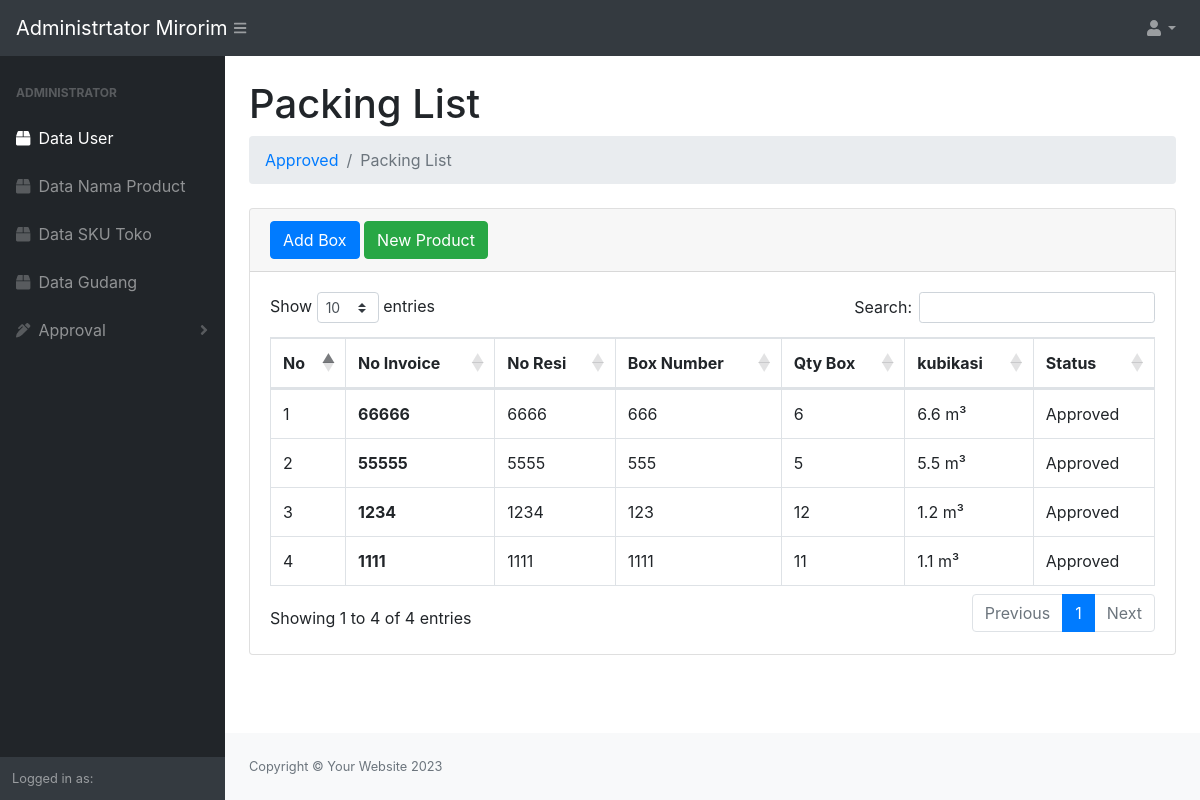
The page /admin/index.php?url=packinglist on the database as committed earlier.
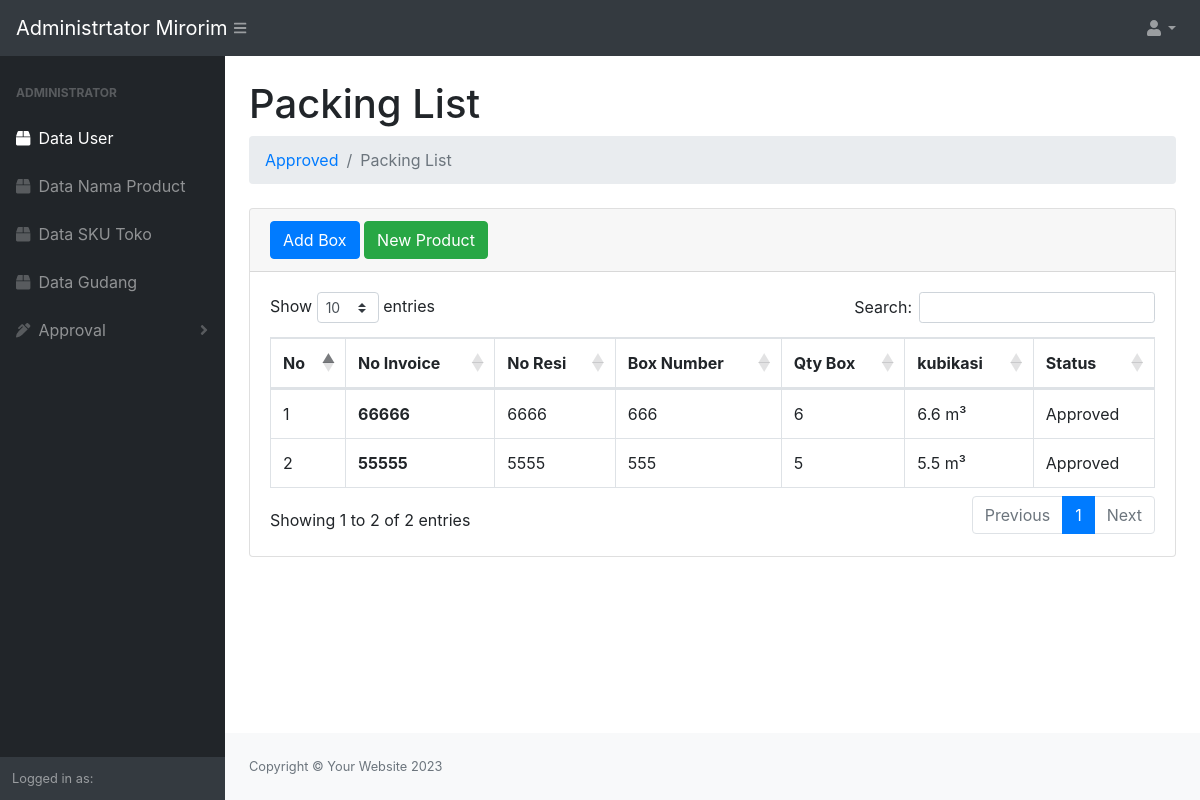
The same page on the database as committed later.
### tables this page shows
CREATE TABLE `boxorder_id` (
  `id_box` int(11) NOT NULL,
  `id_delivery` int(11) NOT NULL,
  `invoice` varchar(200) NOT NULL,
  `resi` varchar(200) NOT NULL,
  `box` varchar(200) NOT NULL,
  `box_order` int(11) NOT NULL,
  `kubik_order` float NOT NULL,
  `status_box` varchar(200) NOT NULL DEFAULT 'Not Approved'
);

### purchase/packinglist.php (the view, shortened to what this page needs)
<div class="container-fluid">
                <h1 class="mt-4">Packing List</h1>
                <ol class="breadcrumb mb-4">
                    <li class="breadcrumb-item"><a href="approved.php">Approved</a></li>
                    <li class="breadcrumb-item active">Packing List</li>
                </ol>
                <div class="card mb-4">
                    <div class="card-header">
                        <button type="button" data-bs-toggle="modal" data-bs-target="#smallModalAdd" class="btn btn-primary">Add Box</button>
                        <a type="button" name="newbarang" class="btn btn-success" href="index.php?url=newitem">New Product</a>
                    </div>
                    <div class="card-body">
                        <div class="table-responsive">
                            <table class="table table-hover table-bordered" id="dataTable" width="100%" cellspacing="0">
                                <thead>
                                    <tr>
                                        <th>No</th>
                                        <th>No Invoice</th>
                                        <th>No Resi</th>
                                        <th>Box Number</th>
                                        <th>Qty Box</th>
                                        <th>kubikasi</th>
                                        <th>Status</th>
                                    </tr>
                                </thead>
                                <tbody>
                                    <?php
                                        $ambildata = mysqli_query($conn, "SELECT * FROM boxorder_id");
                                        $i = 1;
                                        while($data=mysqli_fetch_array($ambildata)){
                                    ?>
                                    <tr>
                                        <td><?=$i++;?></td>
                                        <th data-bs-toggle="modal" data-bs-target="#largeModal<?=$data['invoice'];?>"><?=$data['invoice'];?></th>
                                        <td><?=$data['resi'];?></td>
                                        <td class="text-uppercase"><?=$data['box'];?></td>
                                        <td><?=$data['box_order'];?></td>
                                        <td><?=$data['kubik_order'];?> m³</td>
                                        <td><?=$data['status_box'];?></td>
                                    </tr>
                                    <?php
                                        }
                                    ?>
                                    </tbody>
                            </table>
                        </div>
                    </div>
                </div>
            </div>

### admin/index.php (shortened to what this page needs)
<!DOCTYPE html>
<html lang="en">
    <head>
        <link href="../css/styles.css" rel="stylesheet" />
        <link href="https://cdn.datatables.net/1.10.20/css/dataTables.bootstrap4.min.css" rel="stylesheet" />
    </head>
    <body class="sb-nav-fixed">
        <nav class="sb-topnav navbar navbar-expand navbar-dark bg-dark">
            <a class="navbar-brand" href="index.php">Administrtator Mirorim</a>
            <button class="btn btn-link btn-sm order-1 order-lg-0" id="sidebarToggle" href="#"><i class="fas fa-bars"></i></button>
            <ul class="navbar-nav ml-auto ml-md-6">
                <li class="nav-item dropdown">
                    <a class="nav-link dropdown-toggle" id="userDropdown" href="#" role="button" data-toggle="dropdown" aria-haspopup="true" aria-expanded="false"><i class="fas fa-user fa-fw"></i></a>
                </li>
            </ul>
        </nav>
        <div id="layoutSidenav">
            <div id="layoutSidenav_nav">
                <nav class="sb-sidenav accordion sb-sidenav-dark" id="sidenavAccordion">
                    <div class="sb-sidenav-menu">
                        <div class="nav">
                            <div class="sb-sidenav-menu-heading">Administrator</div>
                            <a class="nav-link" href="index.php?url=packinglist">
                                <div class="sb-nav-link-icon"><i class="fas fa-box"></i></div>
                                Data User
                            </a>
                            <a class="nav-link" href="index.php?url=lokal">
                                <div class="sb-nav-link-icon"><i class="fas fa-box"></i></div>
                                Data Nama Product
                            </a>
                            <a class="nav-link" href="index.php?url=lokal">
                                <div class="sb-nav-link-icon"><i class="fas fa-box"></i></div>
                                Data SKU Toko
                            </a>
                            <a class="nav-link" href="index.php?url=lokal">
                                <div class="sb-nav-link-icon"><i class="fas fa-box"></i></div>
                                Data Gudang
                            </a>
                            <a class="nav-link collapsed" href="#" data-toggle="collapse" data-target="#collapseLayouts" aria-expanded="false" aria-controls="collapseLayouts">
                                <div class="sb-nav-link-icon"><i class="fas fa-pen-alt"></i></div>
                                    Approval
                                <div class="sb-sidenav-collapse-arrow"><i class="fas fa-angle-down"></i></div>
                            </a>
                        </div>
                    </div>
                    <div class="sb-sidenav-footer">
                        <div class="small">Logged in as:</div>
                    </div>
                </nav>
            </div>
            <div id="layoutSidenav_content">
                <main>
                <?php
                $file = @$_GET['url'];
                if (empty($file)) {
                    echo " <div class='card'>
                    <div class='card-body text-center'>
                    <p class='card-text'><h4>Selamat Datang di Halaman Administrator Mirorim .</h4> </p>
                    </div>";
                } else {
                    include $file . '.php';
                }
                ?>
                </main>
                <footer class="py-4 bg-light mt-auto">
                    <div class="container-fluid">
                        <div class="d-flex align-items-center justify-content-between small">
                            <div class="text-muted">Copyright &copy; Your Website 2023</div>
                        </div>
                    </div>
                </footer>
            </div>
        </div>
    </body>
</html>

Rows that differ between the two databases and show on the page:
removed boxorder_id: invoice "1234", resi "1234", box "123", box_order "12", kubik_order "1.2", status_box "Approved"
removed boxorder_id: invoice "1111", resi "1111", box "1111", box_order "11", kubik_order "1.1", status_box "Approved"
Other text that changed with them:
text written by a page script: "Show entries Search: Showing 1 to 4 of 4 entries Previous 1 Next" → "Show entries Search: Showing 1 to 2 of 2 entries Previous 1 Next"
